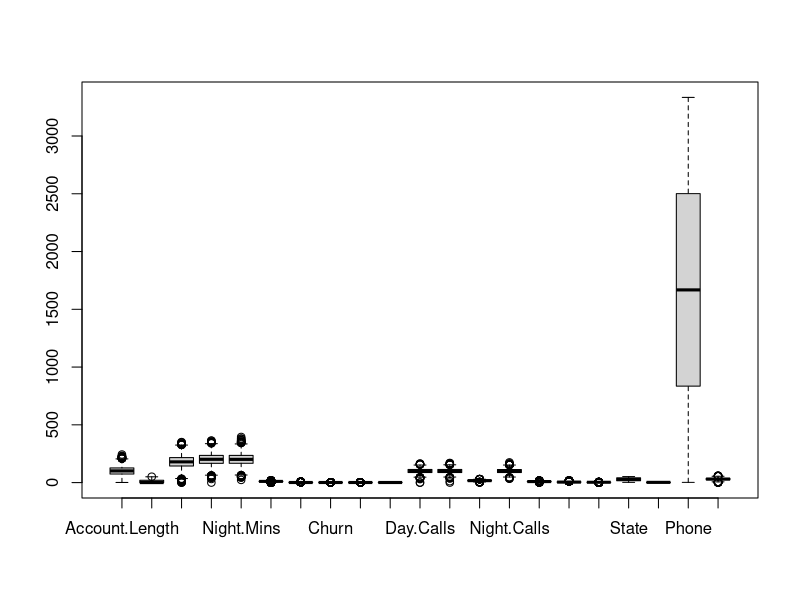
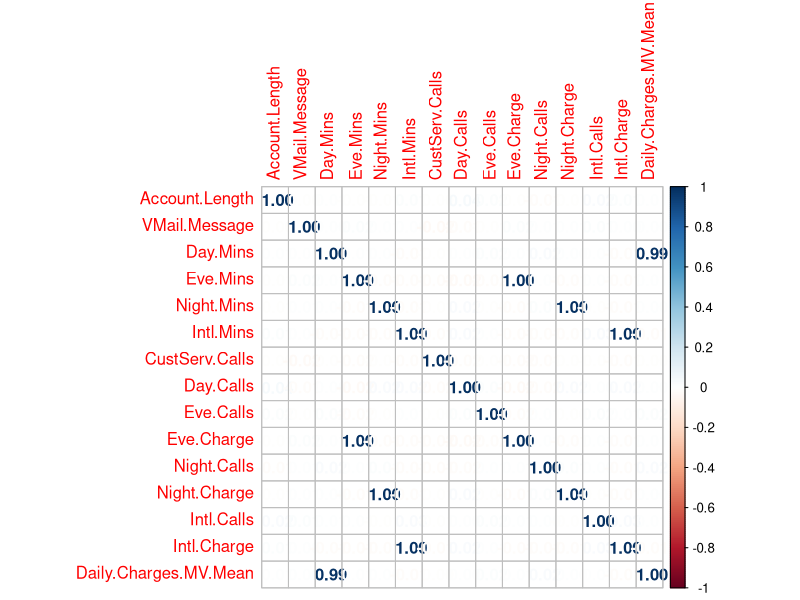
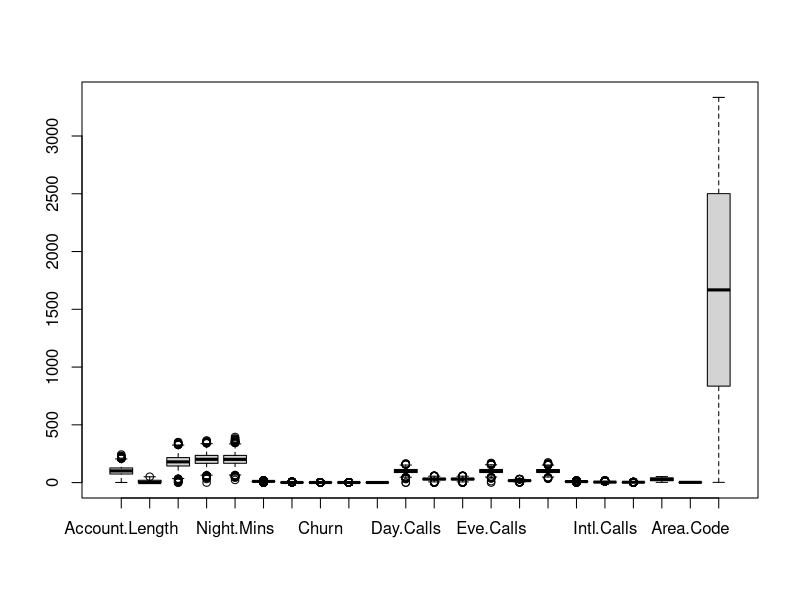

Recreate these plots in R, in order.
########################################################################################
#########################################################################
#### CustServ.Calls as Target Variable: Linear Regression Model
#########################################################################
########################################################################################

# Load the Dataset
churn_mv = read.csv("Churn_MV.csv")

# Functions Used
toFactor <- function(x){
  x = as.factor(x)
}

rmse <- function(act, pred){
  return(sqrt(mean((act-pred)**2)))
}

minmaxscale = function(x){
  return((x-min(x))/(max(x)-min(x)))
}

Removeoutliers = function(x){
  q3=quantile(x, 0.75, na.rm = TRUE)
  q1=quantile(x, 0.25, na.rm = TRUE)
  
  range= 1.5*IQR(x, na.rm = TRUE)
  upperbound=q3+range
  lowerBound=q1-range
  
  x=ifelse((x>upperbound),upperbound,ifelse((x<lowerBound),lowerBound,x))
  return(x)
}

#Functions end

names = colnames(churn_mv)
charCols=c("Churn","Intl.Plan","VMail.Plan","State","Area.Code","Phone")
numCols=setdiff(names,charCols)
numCols

#remove(x)  : will remove that variable from environment

######  Data Transformation ######

str(churn_mv)
churn_mv[,charCols] = lapply(churn_mv[,charCols], toFactor)
str(churn_mv)

######  Null Imputation ######

#The records are unnecessary for prediction if Target variable has NA's
churn_mv = churn_mv[!is.na(churn_mv$CustServ.Calls),]
summary(churn_mv)

#Daily.Charges.MV has some NA's yet.(One of the input variable)
#We can replace those NA's using Mean or Median

#Daily.Charges.MV and Day.Charge are same. But Daily.Charges.MV holds some NA's for our practice
churn_mv$Daily.Charges.MV.Mean = ifelse(is.na(churn_mv$Daily.Charges.MV),mean(churn_mv$Day.Charge),churn_mv$Daily.Charges.MV)
churn_mv$Daily.Charges.MV.Median = ifelse(is.na(churn_mv$Daily.Charges.MV),median(churn_mv$Day.Charge),churn_mv$Daily.Charges.MV)

rmseMean = rmse(churn_mv$Day.Charge, churn_mv$Daily.Charges.MV.Mean)
rmseMedian = rmse(churn_mv$Day.Charge, churn_mv$Daily.Charges.MV.Median)
#rmseMean is less than rmseMedian, so mean is a better way to impute NA's than Median

#Now we can remove Daily.Charges.MV column as we found the best imputation way (mean) and we have 
#added a new col as Daily.Charges.MV.Mean. removing Day.Charges as well (no use of having two same cols, indeed we can keep
#one column Daily.Charges.MV.Mean as we have got that through mean imputation)

#dropping two cols and median one as well
churn_mv$Day.Charge = NULL
churn_mv$Daily.Charges.MV = NULL
churn_mv$Daily.Charges.MV.Median = NULL



######  Outlier Treatment ######
boxplot(churn_mv)

#Since Columns has got updated, Let us refresh once
names = colnames(churn_mv)
charCols=c("Churn","Intl.Plan","VMail.Plan","State","Area.Code","Phone")
numCols=setdiff(names,charCols)
#End

churn_mv[,numCols]=lapply(churn_mv[,numCols], Removeoutliers)


#########################################################################
#Seperate to Numeric and Category columns before Scaling and Correlation
#########################################################################

churn_num = churn_mv[,numCols]
churn_cat = churn_mv[,charCols]


######  Scaling ######

# Min Max Scaling 
# Scale the data by excluding Target Variable
churn_minmax = as.data.frame(lapply(churn_num[,-7], minmaxscale))
churn_minmax$CustServ.Calls = churn_num$CustServ.Calls

minmaxBind = cbind(churn_minmax, churn_cat)

# Z Scaling
churn_Zscale = as.data.frame(scale(churn_num[,-7]))
churn_Zscale$CustServ.Calls = churn_num$CustServ.Calls

zscalebind = cbind(churn_Zscale, churn_cat)


remove(churn_minmax)
remove(churn_Zscale)

######  Correlation ######

# For the numeric columns

library(corrplot)
corrplot(cor(churn_num), method = 'number')
?corrplot

# Observing the graph we got to know that the below columns are highly correlated
# Eve.Mins ~ Eve.Charge
# Night.Mins ~ Night.Charge
# Intl.Mins ~ Intl.Charge
# Day.Mins ~ Daily.Charges.MV.Mean

# We can remove one column in each row


# For the Categoric Columns

# We use Chi.Square test to determine the relation/Correlation between categoric columns
# H0 :- two categorical variables are independent from each other
# HA :- two categorical variables are depedent on each other
# if p<=0.05 Reject H0 and Accept HA
# https://www.statisticshowto.datasciencecentral.com/p-value/

chisq.test(churn_cat$Churn,churn_cat$Intl.Plan) # p <= 0.05
chisq.test(churn_cat$Churn,churn_cat$VMail.Plan) # p <= 0.05

chisq.test(churn_cat$Intl.Plan,churn_cat$VMail.Plan) # p > 0.05, both are independent

# SO based on the correlations we got, we can remove Churn column



# For numeric and Categoric - done by ANOVA
p1 = aov(minmaxBind$Account.Length ~ minmaxBind$Churn)
p2 = aov(minmaxBind$Account.Length ~ minmaxBind$VMail.Plan)
p3 = aov(minmaxBind$VMail.Message ~ minmaxBind$VMail.Plan)
summary(aov(minmaxBind$Intl.Charge ~ minmaxBind$Intl.Plan))
summary(p1)
remove(p1)
remove(p2)
remove(p3)
# This should be done for all the columns in Dataset

########################################################################################
########################################################################################
# 1. Now considering the minmaxBind and do all the necessary steps.
########################################################################################
########################################################################################

# Removing the columns:
minmaxBind$Day.Charge=NULL
minmaxBind$Eve.Charge=NULL
minmaxBind$Night.Charge=NULL
minmaxBind$Intl.Charge=NULL
minmaxBind$Churn=NULL
minmaxBind$VMail.Message=NULL
minmaxBind$Phone=NULL
minmaxBind$Area.Code=NULL
minmaxBind$State=NULL


######  EDA ######
#Perform EDA univariant, bi variant and Multivariant analysis and draw inferences from data



######  Sampling ######

## generating train and test data for the linear regression model
## Random sampling
set.seed(143) 
trainrows = sample( nrow(minmaxBind), nrow(minmaxBind)*0.8)
trainData = minmaxBind[trainrows,]
testData = minmaxBind[-trainrows,]

## stratified sampling
#install.packages("caTools")
library(caTools)
trainrows=sample.split(minmaxBind$CustServ.Calls,SplitRatio = 0.8)
trainData=minmaxBind[trainrows,]
testData=minmaxBind[!trainrows,]



######  Model Building ######

lin_model=lm(CustServ.Calls~.,data = trainData)
summary(lin_model) 

# testing

testData$pred = predict(lin_model, newdata=testData)

# RMSE for the predicted values
rmse_value = rmse(testData$CustServ.Calls, testData$pred)
#RMSE Value Using Random Sampling  : 1.113052
#RMSE Value Using Stratified Sampling : 1.11244

#rmse for Random Sampling is more than rmse for Stratified Sampling


########################################################################################
########################################################################################
# 2. Now considering the zscalebind and do all the necessary steps and find the best model
########################################################################################
########################################################################################


# Removing the columns:
zscalebind$Day.Charge=NULL
zscalebind$Eve.Charge=NULL
zscalebind$Night.Charge=NULL
zscalebind$Intl.Charge=NULL
zscalebind$Churn=NULL
zscalebind$VMail.Message=NULL
zscalebind$Phone=NULL
zscalebind$Area.Code=NULL
zscalebind$State=NULL


######  EDA ######
#Perform EDA univariant, bi variant and Multivariant analysis and draw inferences from data



######  Sampling ######

## generating train and test data for the linear regression model
## Random sampling
set.seed(153) 
trainrows = sample( nrow(zscalebind), nrow(zscalebind)*0.8)
trainData = zscalebind[trainrows,]
testData = zscalebind[-trainrows,]

## stratified sampling
#install.packages("caTools")
library(caTools)
trainrows=sample.split(zscalebind$CustServ.Calls,SplitRatio = 0.8)
trainData=zscalebind[trainrows,]
testData=zscalebind[!trainrows,]


######  Model Building ######

lin_model=lm(CustServ.Calls~.,data = trainData)
summary(lin_model) 

# testing

testData$pred = predict(lin_model, newdata=testData)

# RMSE for the predicted values
rmse_value = rmse(testData$CustServ.Calls, testData$pred)
#RMSE Value Using Random Sampling  : 1.097055
#RMSE Value Using Stratified Sampling : 1.110488

#rmse for Random Sampling is less than rmse for Stratified Sampling


########################################################################################
########################################################################################

#RMSE Value Using Random Sampling on Min-Max Scaled Data : 1.113052
#RMSE Value Using Stratified Sampling on Min-Max Scaled Data : 1.11244

#RMSE Value Using Random Sampling on Z-Scaled Data : 1.097055
#RMSE Value Using Stratified Sampling on Z-Scaled Data : 1.110488

########################################################################################
########################################################################################

remove(trainData)
remove(testData)
remove(lin_model)


########################################################################################
###################################################
########### Conider Daily.Charges.MV as target
###################################################
########################################################################################

churn_mv2 = read.csv("Churn_MV.csv")

names = colnames(churn_mv2)
charCols=c("Churn","Intl.Plan","VMail.Plan","State","Area.Code","Phone")
numCols=setdiff(names,charCols)
numCols

######  Data Transformation ######

str(churn_mv2)
churn_mv2[,charCols] = lapply(churn_mv2[,charCols], toFactor)
str(churn_mv2)


######  Null Imputation ######

churn_mv2 = churn_mv2[-seq(1,nrow(churn_mv2),by = 2),]
summary(churn_mv2)

# Daily.Charges.MV has some NA's.
# Lets impute them using Linear Regression Model


######  Outlier Treatment ######
boxplot(churn_mv2)

# Columns might have got updated, Let us refresh once
names = colnames(churn_mv2)
charCols=c("Churn","Intl.Plan","VMail.Plan","State","Area.Code","Phone")
numCols=setdiff(names,charCols)
#End

churn_mv2[,numCols]=lapply(churn_mv2[,numCols], Removeoutliers)
summary(churn_mv2)

#########################################################################
#Seperate to Numeric and Category columns before Scaling and Correlation
#########################################################################

churn_num2 = churn_mv2[,numCols]
churn_cat2 = churn_mv2[,charCols]


######  Scaling ######

# The previos Analysis shows us that Z Scaled data with Random Sampling has less RMSE, we will follow that

names(churn_num2)
churn_Zscale2 = as.data.frame(scale(churn_num2[,-10]))
churn_Zscale2$Daily.Charges.MV = churn_num2$Daily.Charges.MV

zscalebind2 = cbind(churn_Zscale2, churn_cat2)
summary(zscalebind2)

remove(churn_Zscale2)

######  Correlation ######

#We know which columns needs to be dropped through Previous analysis

zscalebind2$Day.Charge=NULL
zscalebind2$Eve.Charge=NULL
zscalebind2$Night.Charge=NULL
zscalebind2$Intl.Charge=NULL
zscalebind2$Churn=NULL
zscalebind2$VMail.Message=NULL
zscalebind2$Phone=NULL
zscalebind2$Area.Code=NULL
zscalebind2$State=NULL


######  Sampling ######

## As we need to impute NA's in the target column, we just seperate them as Training and test columns

traindata = zscalebind2[!is.na(zscalebind2$Daily.Charges.MV),]
summary(traindata)
testdata = zscalebind2[is.na(zscalebind2$Daily.Charges.MV),]
summary(testdata)



######  Model Building ######

lin_model=lm(Daily.Charges.MV~.,data = traindata)
summary(lin_model) 

#testing
#The column Daily.Charges.MV has all NA's, We can directly override the column with predicted values.
testdata$Daily.Charges.MV = predict(lin_model, newdata=testdata)



#######################################################################################################
#######################################################################################################
# Make a data set with this Training and Testing data, as we have successfully imputed Daily.Charges.MV
# column. Now, calculate RMSE of this dataset and actual dataset, we will get RMSE for Imputation
# through Linear Regression Model
######################################################################################################
######################################################################################################

# combine traindata and testdata into one dataset

finalchurn = rbind(traindata,testdata)
summary(finalchurn)

#Calculate RMSE between Churn_MV2$Day.Charges (as it is original column of Daily.Charges.MV) and Finalchurn$Daily.Charges.MV

rmsefinal = rmse(churn_mv2$Day.Charge, finalchurn$Daily.Charges.MV)

# rmsefinal : 12.866
